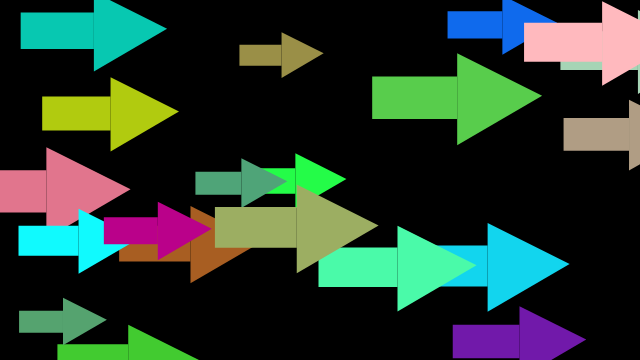
Frame 1 (no input)
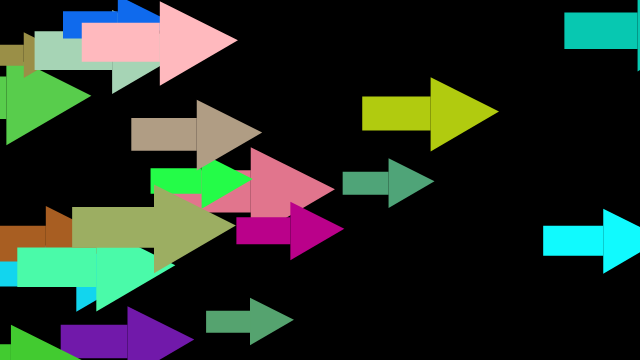
Frame 60 (no input)
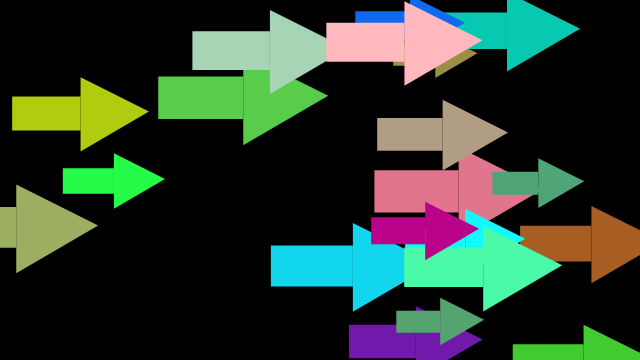
Frame 120 (the mouse pressed at the canvas centre since frame 60)

The p5.js sketch that drew these frames (run headless with seeded random() and noise() and a simulated clock; from frame 60 on, the mouse is pressed at the canvas centre):

// p5.js sketch
// ── sketch.js
/* global variables */
var numSpaceships = 20;
var spaceShipSpeed = [];
var spaceShipX = [];
var spaceShipY = [];
var spaceShipSize = [];
var spaceShipColor = [];

function setup() {
    createCanvas(640, 360);
    background(0);
    noStroke();
    fill(255);

    /* create 20 spaceships */
    for (var i = 0; i < numSpaceships; i++) {
        var x = random(0, width);
        spaceShipX.push(x);
        var y = random(0, height);
        spaceShipY.push(y);
        var s = random(20, 50);
        spaceShipSize.push(s);
        spaceShipColor.push(color(
            random(0, 255),
            random(0, 255),
            random(0, 255)
        ));
        spaceShipSpeed.push(random(2, 10));
    }
}

function draw() {
    background(0);
    for (var i = 0; i < numSpaceships; i++) {
        fill(spaceShipColor[i]);
        spaceship(spaceShipX[i], spaceShipY[i], spaceShipSize[i]);
        spaceShipX[i] += spaceShipSpeed[i];
        if (spaceShipX[i] - spaceShipSize[i] / 2 > width) {
            spaceShipX[i] = -spaceShipSize[i] / 2;
        }
    }
}

function spaceship(x, y, s) {

    noStroke();
    triangle(x, y - s * 1 / 2, x, y + s + s * 2 / 3, x + s * 2, y + s / 2);
    rect(x - s * 2, y + 2, s * 2, s);

    for (var i = x; i < Math.floor(x + s * 4); i += s) {
        stroke(1);
        //ellipse(i + s/2, y + s/2, s/3);
    }
}
